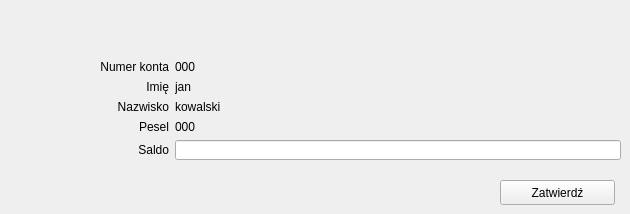
       <widget class="QWidget" name="page_11_create_b_data">
        <widget class="QPushButton" name="pushButton_b_acc_create">
         <property name="geometry">
          <rect>
           <x>500</x>
           <y>180</y>
           <width>115</width>
           <height>25</height>
          </rect>
         </property>
         <property name="text">
          <string>Zatwierdź</string>
         </property>
        </widget>
        <widget class="QWidget" name="layoutWidget">
         <property name="geometry">
          <rect>
           <x>100</x>
           <y>60</y>
           <width>521</width>
           <height>100</height>
          </rect>
         </property>
         <layout class="QGridLayout" name="gridLayout_8">
          <item row="0" column="0">
           <widget class="QLabel" name="label_18">
            <property name="text">
             <string>Numer konta</string>
            </property>
            <property name="alignment">
             <set>Qt::AlignRight|Qt::AlignTrailing|Qt::AlignVCenter</set>
            </property>
           </widget>
          </item>
          <item row="0" column="1">
           <widget class="QLabel" name="label_b_acc_nr">
            <property name="text">
             <string>000</string>
            </property>
           </widget>
          </item>
          <item row="1" column="0">
           <widget class="QLabel" name="label_19">
            <property name="text">
             <string>Imię</string>
            </property>
            <property name="alignment">
             <set>Qt::AlignRight|Qt::AlignTrailing|Qt::AlignVCenter</set>
            </property>
           </widget>
          </item>
          <item row="1" column="1">
           <widget class="QLabel" name="label_b_acc_name">
            <property name="text">
             <string>jan</string>
            </property>
           </widget>
          </item>
          <item row="2" column="0">
           <widget class="QLabel" name="label_20">
            <property name="text">
             <string>Nazwisko</string>
            </property>
            <property name="alignment">
             <set>Qt::AlignRight|Qt::AlignTrailing|Qt::AlignVCenter</set>
            </property>
           </widget>
          </item>
          <item row="2" column="1">
           <widget class="QLabel" name="label_b_acc_name2">
            <property name="text">
             <string>kowalski</string>
            </property>
           </widget>
          </item>
          <item row="3" column="0">
           <widget class="QLabel" name="label_24">
            <property name="text">
             <string>Pesel</string>
            </property>
            <property name="alignment">
             <set>Qt::AlignRight|Qt::AlignTrailing|Qt::AlignVCenter</set>
            </property>
           </widget>
          </item>
          <item row="3" column="1">
           <widget class="QLabel" name="label_b_acc_pesel">
            <property name="text">
             <string>000</string>
            </property>
           </widget>
          </item>
          <item row="4" column="0">
           <widget class="QLabel" name="label_21">
            <property name="text">
             <string>Saldo</string>
            </property>
            <property name="alignment">
             <set>Qt::AlignRight|Qt::AlignTrailing|Qt::AlignVCenter</set>
            </property>
           </widget>
          </item>
          <item row="4" column="1">
           <widget class="QLineEdit" name="lineEdit_start_saldo"/>
          </item>
         </layout>
        </widget>
       </widget>
